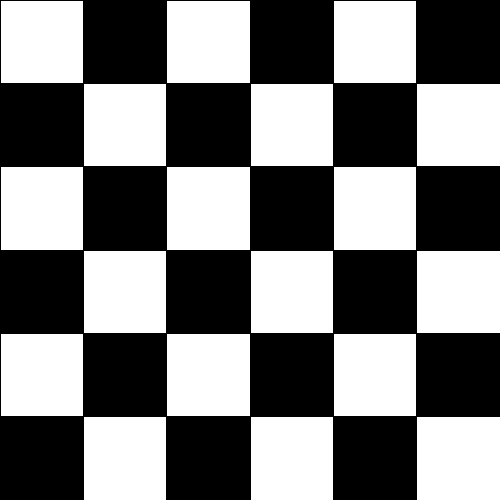
Frame 1 (no input)
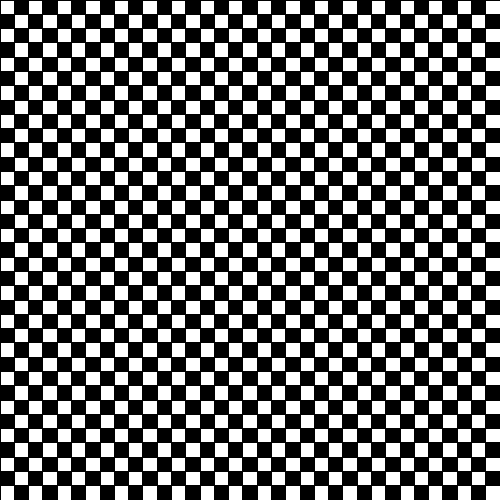
Frame 60 (the mouse pressed at the canvas centre just before this capture)
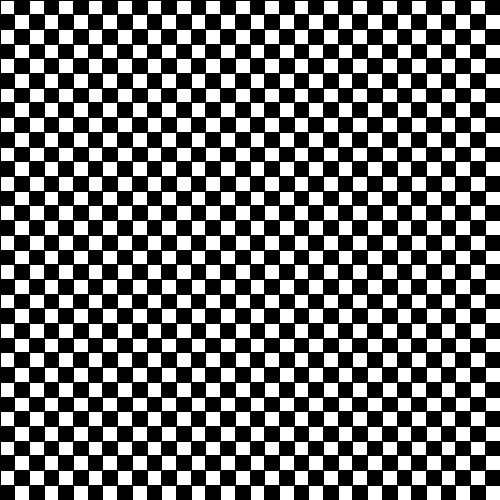
Frame 120 (the mouse held since frame 60 and released just before this capture)

The Processing sketch that drew these frames (run headless with seeded random() and noise(); from frame 60 on, the mouse is pressed at the canvas centre):

// Processing sketch: processing_63441
// ── processing_63441.pde

/* OpenProcessing Tweak of *@*http://www.openprocessing.org/sketch/62901*@* */
/* !do not delete the line above, required for linking your tweak if you re-upload */
int Color1 = 255;
int Color2 = 0;

float max_Teilung = 50;
float min_Teilung = 5;
float Teilung = min_Teilung;

float WindowWidth;
float WindowHeight;

float ObjectWidth;
float ObjectHeight;

PGraphics imgbuffer;

boolean is_growing = true;


void setup() {
  size(500, 500);
  background(128);
  noStroke();
  imgbuffer = createGraphics(width, height, JAVA2D);
  frameRate(10);
}

void draw() {
  if ((Teilung < max_Teilung)&&(is_growing)) {
    Teilung+=1;
  }
  else {
    is_growing = false;
  }
  if ((Teilung > min_Teilung)&&(!is_growing)) {
    Teilung-=1;
  }
  else {
    is_growing = true;
  }

  WindowWidth = width;
  WindowHeight = height;

  ObjectWidth = WindowWidth/Teilung;
  ObjectHeight = WindowHeight/Teilung;
  imgbuffer.beginDraw();
  for ( int i = 0; i <= Teilung; i++) {
    int ColorSwitch = 1;
    if ( (i % 2) == 0 ) {
      ColorSwitch = -1;
    }
    for ( int j = 0; j <= Teilung; j++) {
      ColorSwitch = -ColorSwitch;
      if (ColorSwitch > 0) {
        imgbuffer.fill(Color1);
      }
      else {
        imgbuffer.fill(Color2);
      } 
      imgbuffer.rect(ObjectWidth*i, ObjectHeight*j, ObjectWidth, ObjectHeight);
    }
  }
  imgbuffer.endDraw();
  image(imgbuffer, 0, 0);
}
